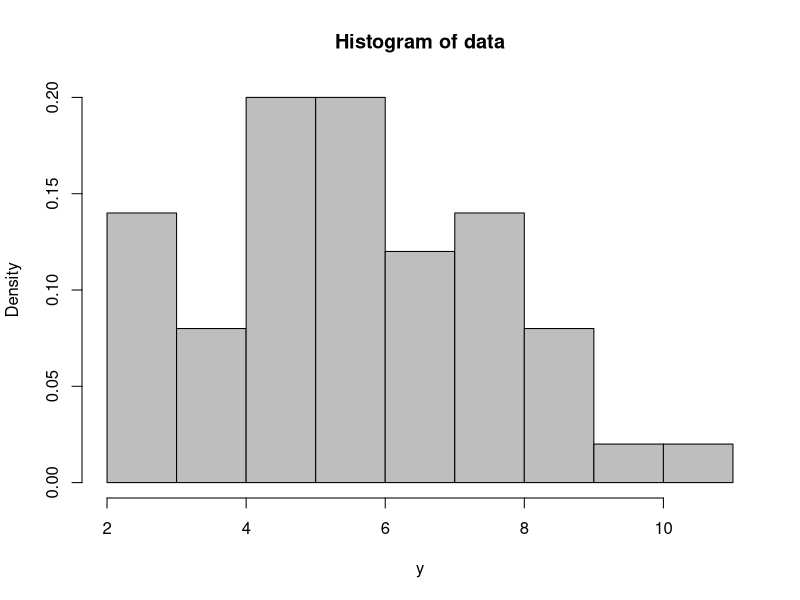
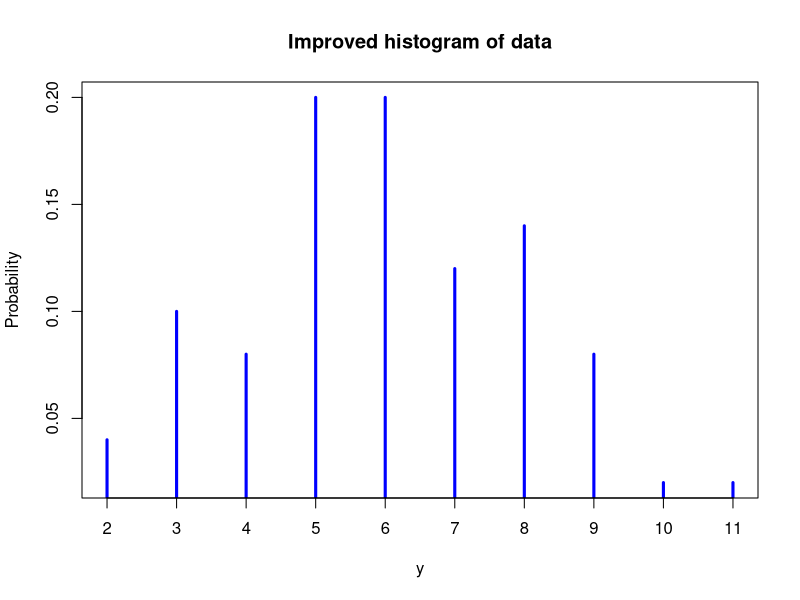
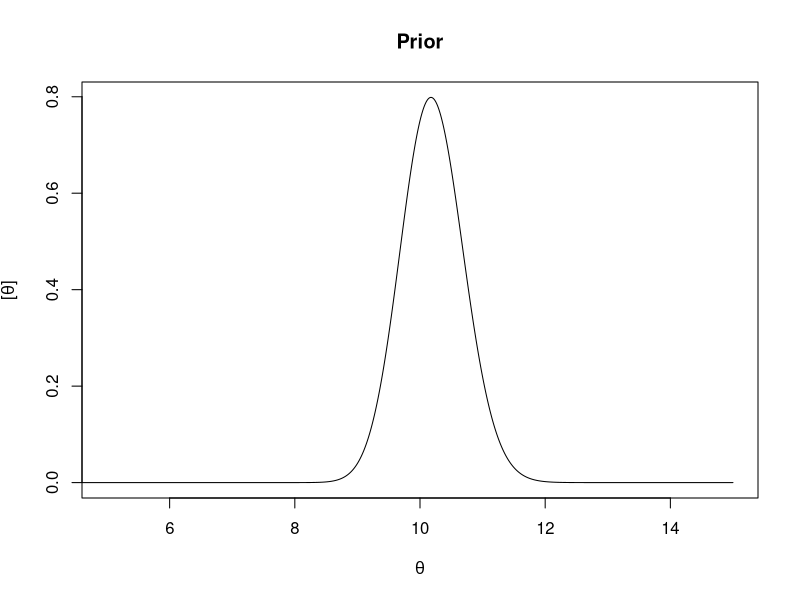
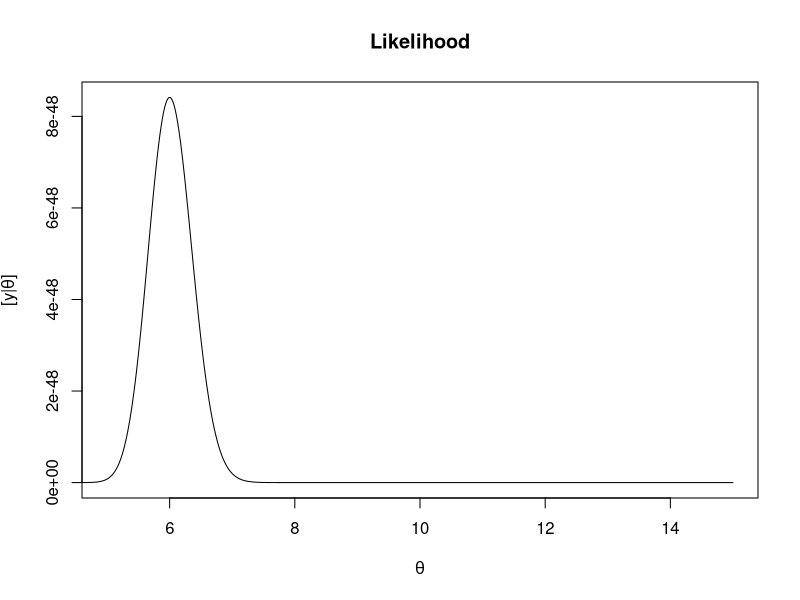
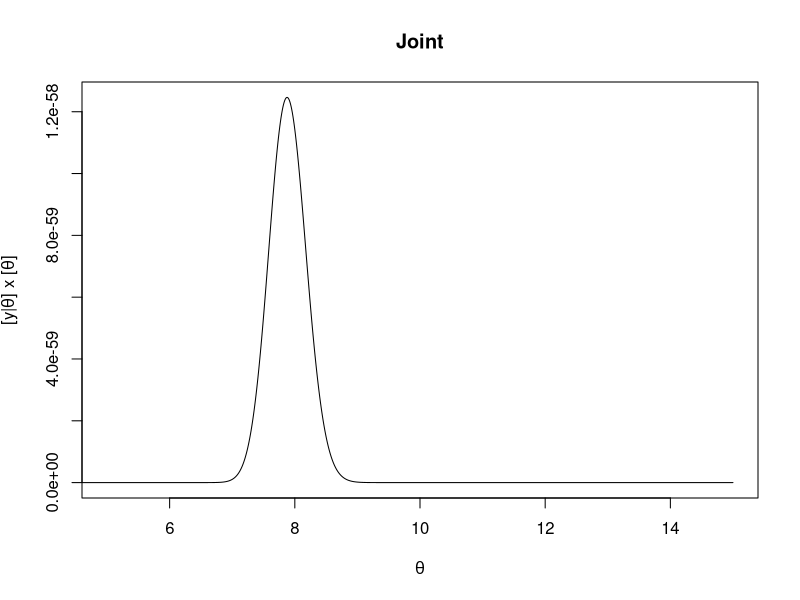
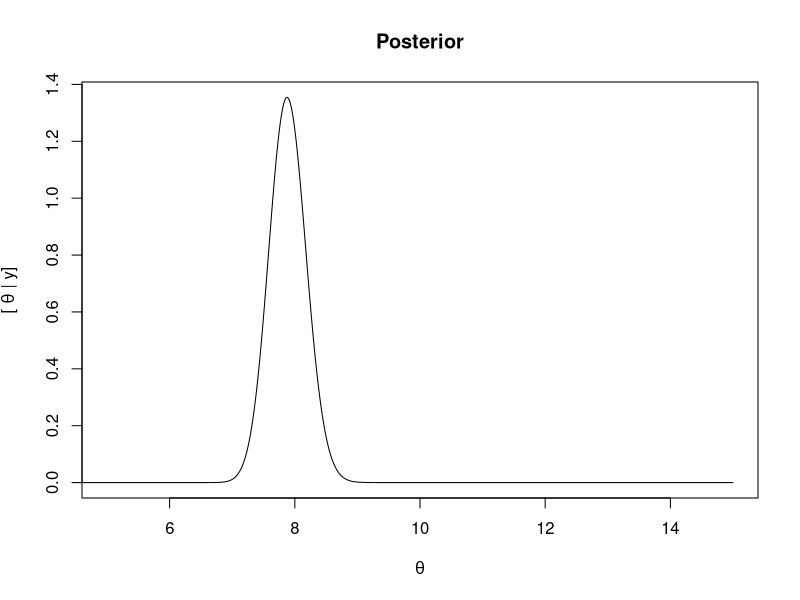
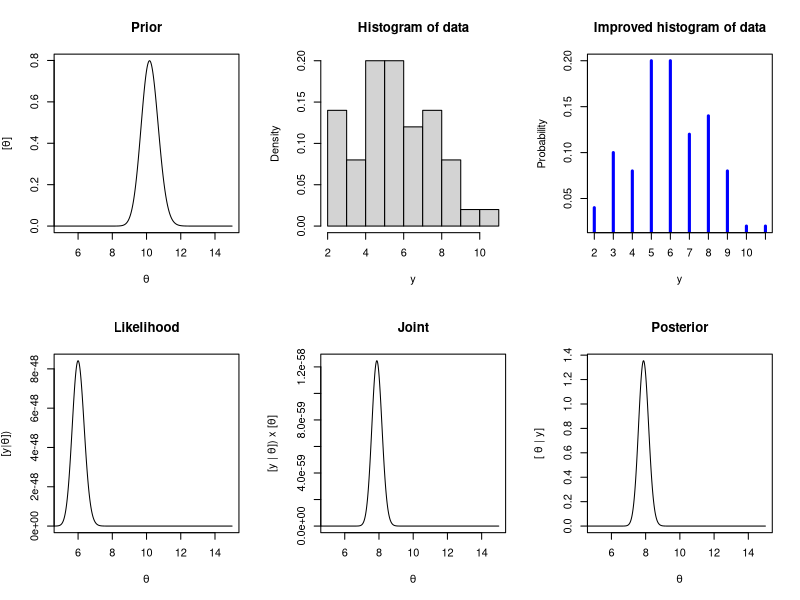
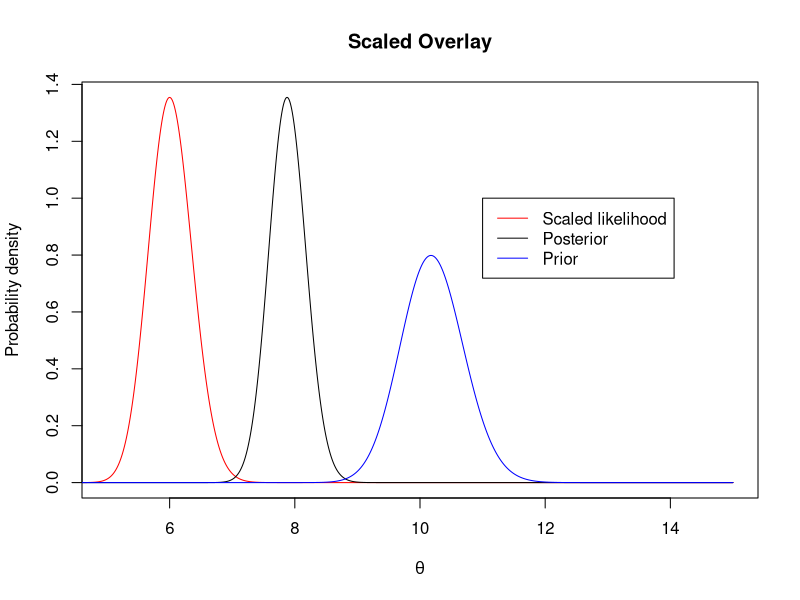

Reproduce these figures in R, in order.
## ---- chunk 1

library(knitr)

knitr::opts_chunk$set(cache = FALSE)

set.seed(10)

## ---- chunk 2

set.seed(10)
y <- rpois(50, lambda = 6.4)
hist(y, freq = FALSE, breaks = 10, main = "Histogram of data", col = "gray")

library(dplyr)

discrete_hist <- function(y) {
  
  z <- data.frame(y) %>% count(y) %>% mutate(prop = prop.table(n))
  plot(z$y, z$prop, type = "h", ylab = "Probability", xlab = "y", main = "Improved histogram of data", 
  frame = T, xaxt = "n", lwd = 3, col = "blue")
  x <- seq(min(z$y), max(z$y), 1)
  axis(side = 1, at = x, labels = x)

}

discrete_hist(y)

mu.prior <- 10.2
sigma.prior <- 0.5
## ---- chunk 3
step <- .01
theta <- seq(0, 15, step)
## ---- chunk 4
prior <- function(theta, mu = mu.prior, sigma = sigma.prior) dgamma(theta, mu^2 / sigma^2, mu / sigma^2)
## ---- chunk 5
plot(theta, prior(theta), type = "l", ylab = expression(paste("[", theta, "]")), xlab = expression(theta),
  main = "Prior", xlim = c(5, 15))
## ---- chunk 6
sd(rgamma(100000, mu.prior^2 / sigma.prior^2, mu.prior / sigma.prior^2))
mean(rgamma(100000, mu.prior^2 / sigma.prior^2, mu.prior / sigma.prior^2))
## ---- chunk 7
like <- function(theta, y){

  L = rep(0, length(theta))
	for(i in 1:length(theta)) L[i] = prod(dpois(y, theta[i], log = FALSE))
	return(L)

} 
## ---- chunk 8
plot(theta, like(theta, y = y), type = "l", xlim = c(5, 15), main = "Likelihood", xlab = expression(theta), 
  ylab = expression(paste("[y|", theta, "]")))
## ---- chunk 9
joint = function(theta) like(theta, y = y) * prior(theta)

plot(theta, joint(theta), type = "l",  main = "Joint", xlim = c(5, 15), xlab = expression(theta),
  ylab = expression(paste("[y|", theta, "] x [", theta, "]")))
## ---- chunk 10
Py <- sum(like(theta, y = y) * prior(theta) * step)
## ---- chunk 11
P.theta <- p.theta <- joint(theta) / Py

plot(theta, p.theta, typ = "l", xlim = c(5, 15), main = "Posterior", xlab = expression(theta), 
  ylab = expression(paste("[ ", theta, " | y]")))
## ---- chunk 12
par(mfrow = (c(2, 3)))
plot(theta, prior(theta), type = "l", ylab = expression(paste("[", theta, "]")), xlab = expression(theta),
  main = "Prior", xlim = c(5, 15))

hist(y, freq = FALSE, breaks = 10, main = "Histogram of data")
discrete_hist(y = y)

plot(theta, like(theta, y = y), type = "l", main = "Likelihood", xlim = c(5, 15), xlab = expression(theta),
  ylab = expression(paste("[y|", theta, "])")))
plot(theta, joint(theta), type = "l", main = "Joint", xlim = c(5, 15), xlab = expression(theta),
  ylab = expression(paste("[y | ", theta, "]) x [", theta, "]")))
plot(theta, p.theta, type = "l", xlim = c(5, 15), main = "Posterior", xlab = expression(theta),
  ylab = expression(paste("[ ", theta, " | y]")))
## ---- chunk 13
(c <- max(p.theta) / max(like(theta, y)))
like.scaled <- c * like(theta, y)

par(mfrow=c(1, 1))
plot(theta, like.scaled, type = "l", col = "red", xlim = c(5, 15), xlab = expression(theta),
  main = "Scaled Overlay", ylab = "Probability density")
lines(theta, p.theta, type = "l")
lines(theta, prior(theta), col = "blue")
legend(11, 1, c("Scaled likelihood","Posterior", "Prior"), lty = rep("solid",3), col = c("red", "black", "blue"))
## ---- chunk 14
p.conj = dgamma(theta, sum(y) + mu.prior^2 / sigma.prior^2, length(y) + mu.prior / sigma.prior^2)

par(mfrow=c(1, 1))
plot(theta, like.scaled, type = "l", col = "red", xlim = c(5, 15), xlab = expression(theta), 
  ylab = "Probability density", main = "Scaled Overlay")
lines(theta, prior(theta), col = "blue")
lines(theta, p.conj, type = "l", lwd = 1, col = "orange")
lines(theta, p.theta, col = "black", lwd = 4, type = "l", lty = "dashed")
legend(11, 1.2, legend= c("Scaled likelihood", "Prior","Integrated posterior", "Conjugate posterior"), cex = .8, 
  lwd = 2, bty = "n", col = c("red", "blue", "black", "orange"), lty = c("solid", "solid", "dashed", "solid"))
